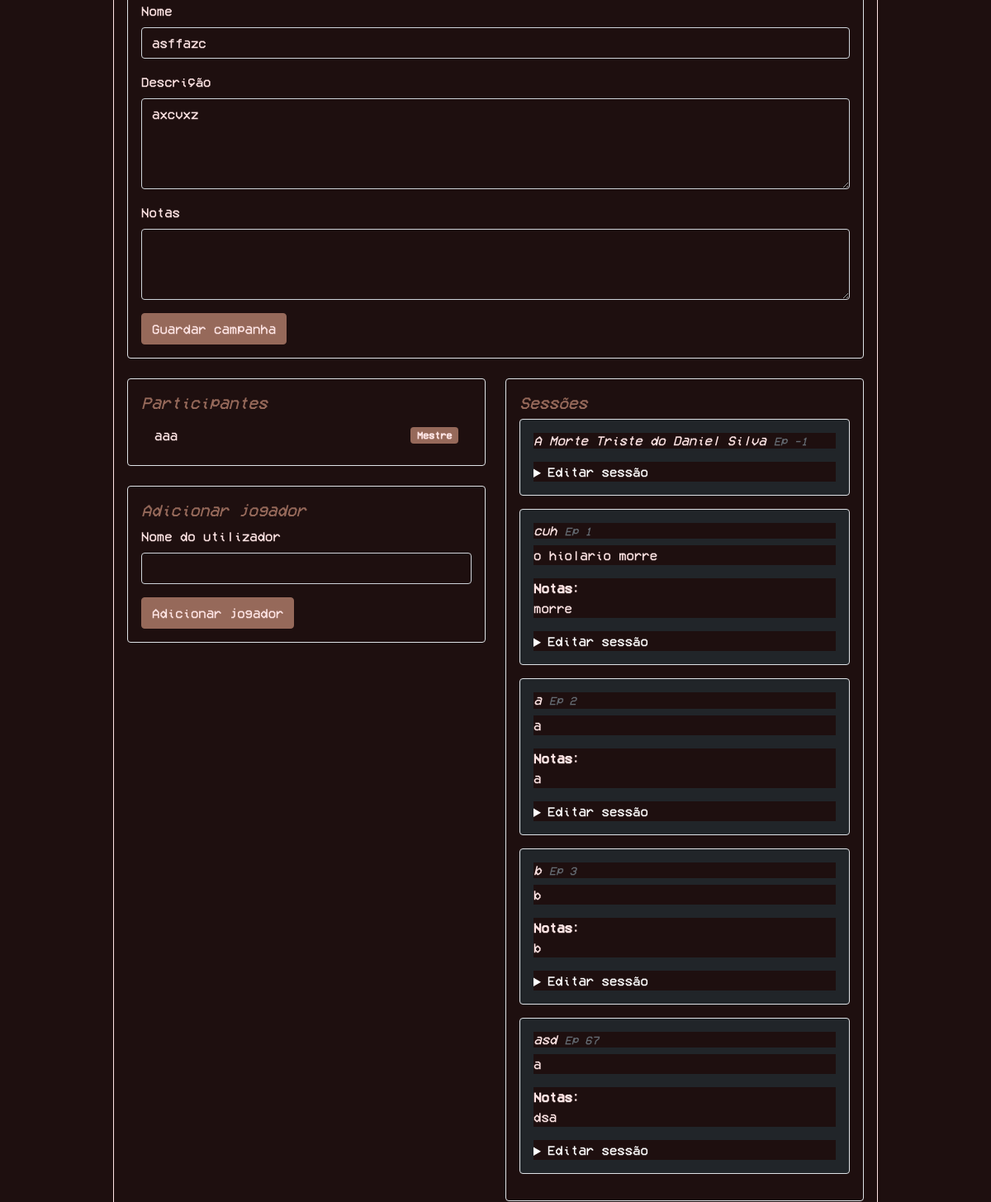
Page /campanha.php?id=5 (signed in, middle part) on the earlier database version.
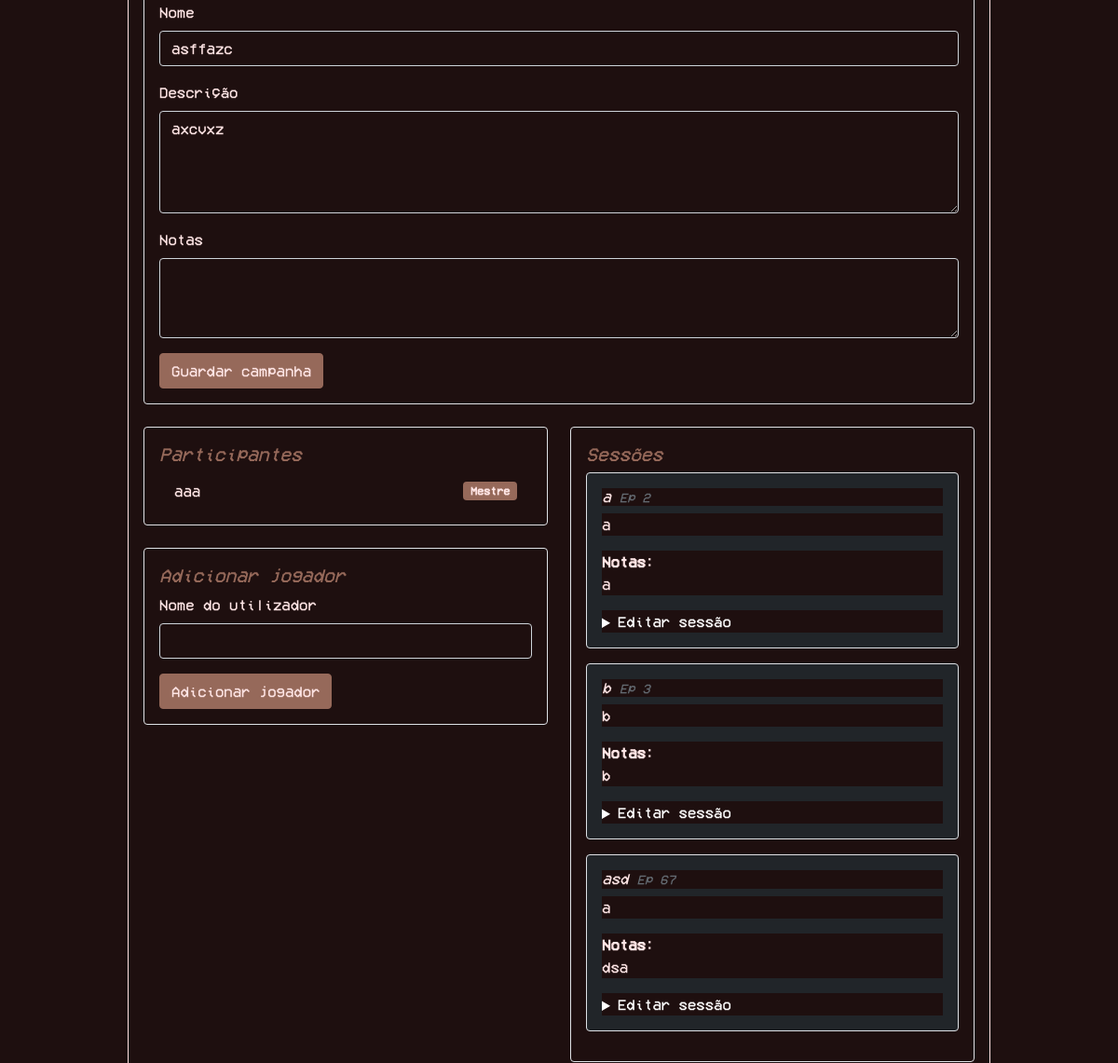
Same page on the later database version.
### tables this page shows
CREATE TABLE `Campanha_Utilizador` (
  `idCampanha` int NOT NULL,
  `idUtilizador` int NOT NULL,
  `mestre` tinyint(1) NOT NULL
);

CREATE TABLE `Utilizador` (
  `id` int NOT NULL,
  `nome` varchar(100) NOT NULL,
  `email` varchar(100) NOT NULL,
  `passe` varchar(100) NOT NULL,
  `admin` tinyint(1) NOT NULL
);

CREATE TABLE `Sessao` (
  `id` int NOT NULL,
  `idCampanha` int NOT NULL,
  `nome` varchar(100) NOT NULL,
  `numEp` int NOT NULL,
  `enredo` text NOT NULL,
  `notas` text
);

CREATE TABLE `Campanha` (
  `id` int NOT NULL,
  `nome` varchar(100) NOT NULL,
  `descricao` text NOT NULL,
  `notas` text
);

### campanha.php (the view, shortened to what the changed rows need)
<?php
$user = $_SESSION['user'] ?? null;
$id = intval($_GET['id'] ?? 0);
$error = null;
$campanha = null;
$isMaster = false;
if ($id <= 0) {
    $error = 'Campanha inválida.';
} else {
    try {
        $mysqli = get_db_connection();
        $isAdmin = intval($user['admin']) === 1;
        if ($isAdmin) {
            $stmt = $mysqli->prepare(
                'SELECT c.id, c.nome, c.descricao, c.notas, COALESCE(cu.mestre, 0) as mestre
                 FROM Campanha c
                 LEFT JOIN Campanha_Utilizador cu ON cu.idCampanha = c.id AND cu.idUtilizador = ?
                 WHERE c.id = ?
                 LIMIT 1'
            );
            if (!$stmt) {
                throw new RuntimeException('Erro ao preparar consulta da campanha.');
            }
            $stmt->bind_param('ii', $user['id'], $id);
        } else {
            $stmt = $mysqli->prepare(
                'SELECT c.id, c.nome, c.descricao, c.notas, cu.mestre
                 FROM Campanha c
                 JOIN Campanha_Utilizador cu ON cu.idCampanha = c.id
                 WHERE c.id = ? AND cu.idUtilizador = ?
                 LIMIT 1'
            );
            $stmt->bind_param('ii', $id, $user['id']);
        }
        $stmt->execute();
        $result = $stmt->get_result();
        if ($result && $result->num_rows > 0) {
            $campanha = $result->fetch_assoc();
            $isMaster = intval($campanha['mestre']) === 1;
        } else {
            $error = 'A campanha não existe ou não tem acesso.';
        }
        $sessions = [];
        if (!$error) {
            $sessionStmt = $mysqli->prepare('SELECT id, nome, numEp, enredo, notas FROM Sessao WHERE idCampanha = ? ORDER BY numEp ASC, nome ASC');
            if ($sessionStmt) {
                $sessionStmt->bind_param('i', $id);
                $sessionStmt->execute();
                $sessionResult = $sessionStmt->get_result();
                if ($sessionResult) {
                    while ($row = $sessionResult->fetch_assoc()) {
                        $sessions[] = $row;
                    }
                }
            }
        }
        $members = [];
        if (!$error) {
            $memberStmt = $mysqli->prepare(
                'SELECT u.id, u.nome, cu.mestre
                 FROM Campanha_Utilizador cu
                 JOIN Utilizador u ON u.id = cu.idUtilizador
                 WHERE cu.idCampanha = ?
                 ORDER BY cu.mestre DESC, u.nome ASC'
            );
            if ($memberStmt) {
                $memberStmt->bind_param('i', $id);
                $memberStmt->execute();
                $memberResult = $memberStmt->get_result();
                if ($memberResult) {
                    while ($row = $memberResult->fetch_assoc()) {
                        $members[] = $row;
                    }
                }
            }
        }
    } catch (Throwable $e) {
        error_log('Campanha detalhe error: ' . $e->getMessage());
        if (!$error) {
            $error = 'Erro ao carregar a campanha. Tente novamente mais tarde.';
        }
    }
}
?>
<!DOCTYPE html>
<html lang="pt">
    <head>
        <link rel="stylesheet" href="css/index.css">
        <link href="https://cdn.jsdelivr.net/npm/bootstrap@5.0.2/dist/css/bootstrap.min.css" rel="stylesheet">
    </head>
    <body>
        <div class="container mt-5">
            <div class="row justify-content-center">
                <div class="col-lg-10">
                    <div class="card shadow-sm">
                        <div class="card-body">
                            <?php if ($error): ?>
                                <div class="alert alert-danger"><?php echo htmlspecialchars($error); ?></div>
                            <?php else: ?>
                                <?php if ($isMaster): ?>
                                    <div class="border rounded p-3 mb-4">
                                        <form method="post">
                                            <div class="mb-3">
                                                <label class="form-label">Nome</label>
                                                <input type="text" name="nome" class="form-control" value="<?php echo htmlspecialchars($campanha['nome']); ?>" required>
                                            </div>
                                            <div class="mb-3">
                                                <label class="form-label">Descrição</label>
                                                <textarea name="descricao" class="form-control" rows="4"><?php echo htmlspecialchars($campanha['descricao']); ?></textarea>
                                            </div>
                                            <div class="mb-3">
                                                <label class="form-label">Notas</label>
                                                <textarea name="notas" class="form-control" rows="3"><?php echo htmlspecialchars($campanha['notas']); ?></textarea>
                                            </div>
                                            <button type="submit" name="update_campanha" value="1" class="btn btn-primary">Guardar campanha</button>
                                        </form>
                                    </div>
                                <?php else: ?>
                                    <div class="border rounded p-3 mb-4 bg-light text-dark">
                                        <strong>Você é jogador nesta campanha.</strong>
                                    </div>
                                <?php endif; ?>
                                <div class="row">
                                    <div class="col-md-6">
                                        <div class="border rounded p-3 mb-4">
                                            <ul class="list-group list-group-flush">
                                                <?php foreach ($members as $member): ?>
                                                    <li class="list-group-item d-flex justify-content-between align-items-center">
                                                        <?php echo htmlspecialchars($member['nome']); ?>
                                                        <?php if (intval($member['mestre']) === 1): ?>
                                                            <span class="badge bg-primary">Mestre</span>
                                                        <?php else: ?>
                                                            <span class="badge bg-secondary">Jogador</span>
                                                        <?php endif; ?>
                                                    </li>
                                                <?php endforeach; ?>
                                            </ul>
                                        </div>
                                    </div>
                                    <div class="col-md-6">
                                        <div class="border rounded p-3 mb-4">
                                            <?php if (empty($sessions)): ?>
                                                <p class="text-muted">Ainda não existem sessões nesta campanha.</p>
                                            <?php else: ?>
                                                <?php foreach ($sessions as $session): ?>
                                                    <div class="border rounded p-3 mb-3 bg-dark text-white">
                                                        <h6 class="mb-2"><?php echo htmlspecialchars($session['nome']); ?> <small class="text-muted">Ep <?php echo htmlspecialchars($session['numEp']); ?></small></h6>
                                                        <p><?php echo nl2br(htmlspecialchars($session['enredo'])); ?></p>
                                                        <?php if (!empty($session['notas'])): ?>
                                                            <p><strong>Notas:</strong><br><?php echo nl2br(htmlspecialchars($session['notas'])); ?></p>
                                                        <?php endif; ?>
                                                        <?php if ($isMaster): ?>
                                                            <details class="text-start">
                                                                <summary class="text-white">Editar sessão</summary>
                                                            </details>
                                                        <?php endif; ?>
                                                    </div>
                                                <?php endforeach; ?>
                                            <?php endif; ?>
                                        </div>
                                    </div>
                                </div>
                            <?php endif; ?>
                        </div>
                    </div>
                </div>
            </div>
        </div>
    </body>
</html>

Differences in the rows shown:
removed sessao: nome "A Morte Triste do Daniel Silva", numEp "-1"
removed sessao: nome "cuh", numEp "1", enredo "o hiolario morre", notas "morre"
